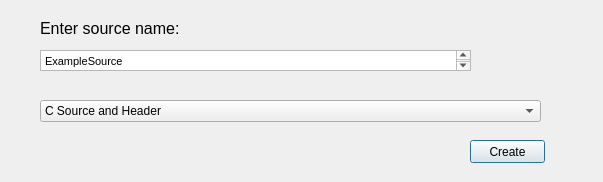
<?xml version="1.0" encoding="UTF-8"?>
<ui version="4.0">
 <class>newsource</class>
 <widget class="QDialog" name="newsource">
  <property name="geometry">
   <rect>
    <x>0</x>
    <y>0</y>
    <width>603</width>
    <height>182</height>
   </rect>
  </property>
  <property name="windowTitle">
   <string>Dialog</string>
  </property>
  <widget class="QComboBox" name="comboBox">
   <property name="geometry">
    <rect>
     <x>40</x>
     <y>100</y>
     <width>501</width>
     <height>22</height>
    </rect>
   </property>
   <item>
    <property name="text">
     <string>C Source and Header</string>
    </property>
   </item>
   <item>
    <property name="text">
     <string>Assembler Source</string>
    </property>
   </item>
  </widget>
  <widget class="QLabel" name="label">
   <property name="geometry">
    <rect>
     <x>40</x>
     <y>20</y>
     <width>171</width>
     <height>16</height>
    </rect>
   </property>
   <property name="font">
    <font>
     <pointsize>12</pointsize>
    </font>
   </property>
   <property name="text">
    <string>Enter source name:</string>
   </property>
  </widget>
  <widget class="QTextEdit" name="textEdit">
   <property name="geometry">
    <rect>
     <x>40</x>
     <y>50</y>
     <width>431</width>
     <height>21</height>
    </rect>
   </property>
   <property name="html">
    <string>&lt;!DOCTYPE HTML PUBLIC &quot;-//W3C//DTD HTML 4.0//EN&quot; &quot;http://www.w3.org/TR/REC-html40/strict.dtd&quot;&gt;
&lt;html&gt;&lt;head&gt;&lt;meta name=&quot;qrichtext&quot; content=&quot;1&quot; /&gt;&lt;style type=&quot;text/css&quot;&gt;
p, li { white-space: pre-wrap; }
&lt;/style&gt;&lt;/head&gt;&lt;body style=&quot; font-family:'MS Shell Dlg 2'; font-size:8.25pt; font-weight:400; font-style:normal;&quot;&gt;
&lt;p style=&quot; margin-top:0px; margin-bottom:0px; margin-left:0px; margin-right:0px; -qt-block-indent:0; text-indent:0px;&quot;&gt;ExampleSource&lt;/p&gt;&lt;/body&gt;&lt;/html&gt;</string>
   </property>
  </widget>
  <widget class="QPushButton" name="pushButton">
   <property name="geometry">
    <rect>
     <x>470</x>
     <y>140</y>
     <width>75</width>
     <height>23</height>
    </rect>
   </property>
   <property name="text">
    <string>Create</string>
   </property>
  </widget>
 </widget>
 <resources/>
 <connections/>
</ui>
